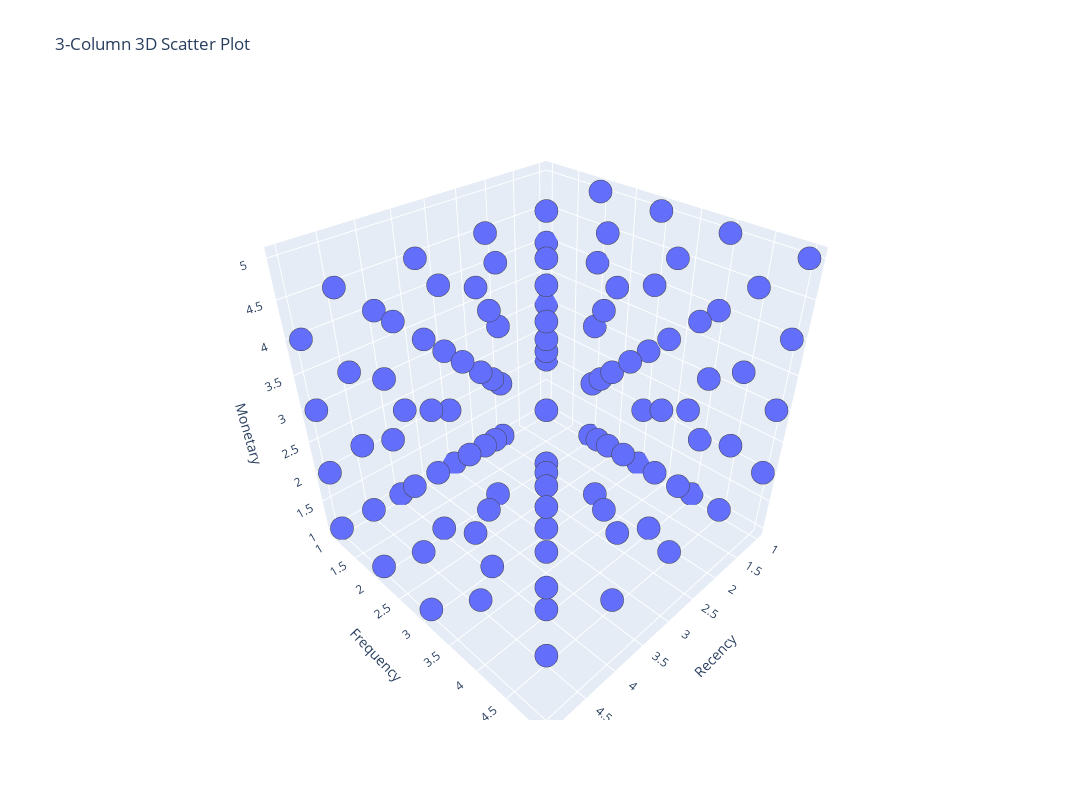

Write notebook code for a chart like this one.
### Markdown cell above
# 3) 3D Visualization

### Code cell
# Extract the columns to use for the scatter plot
x = RFM['normalized_recency']
y = RFM['normalized_frequency']
z = RFM['normalized_monetary']


# Create the scatter plot
scatter = go.Scatter3d(x=x, y=y, z=z, mode='markers', marker_size = 8, marker_line_width = 1,)

# Create the layout
layout = go.Layout(title='3-Column 3D Scatter Plot',
                   scene=dict(xaxis=dict(title='Recency'),
                             yaxis=dict(title='Frequency'), 
                             zaxis=dict(title='Monetary')),
                   width = 1200,
                   height = 800)

# Create the figure
figure = go.Figure(data=[scatter], layout=layout)

# Show the plot
figure.show()

### Figure 1 — Plotly figure (JSON) as saved in the notebook; plotly's stock layout.template omitted (floating-point values rounded to 4 significant figures; data arrays with more than 128 entries replaced by an {"elided": "..."} marker saying what was removed)
{"data": [{"marker": {"line": {"width": 1}, "size": 8}, "mode": "markers", "type": "scatter3d", "x": {"elided": "5506 int values"}, "y": {"elided": "5506 int values"}, "z": {"elided": "5506 int values"}}], "layout": {"height": 800, "scene": {"xaxis": {"title": {"text": "Recency"}}, "yaxis": {"title": {"text": "Frequency"}}, "zaxis": {"title": {"text": "Monetary"}}}, "title": {"text": "3-Column 3D Scatter Plot"}, "width": 1200}}
